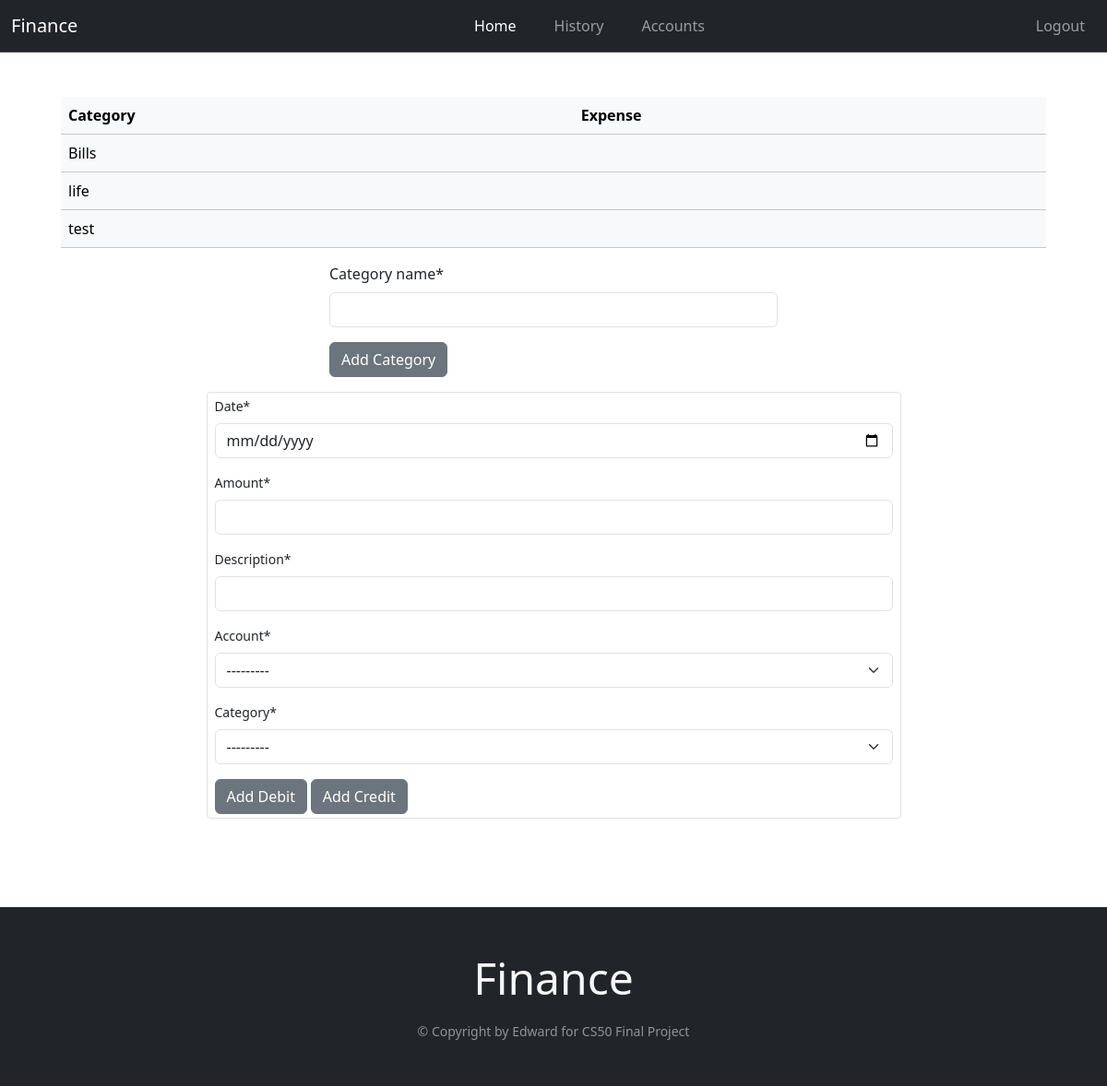
Before: / (signed in) with the older database file.
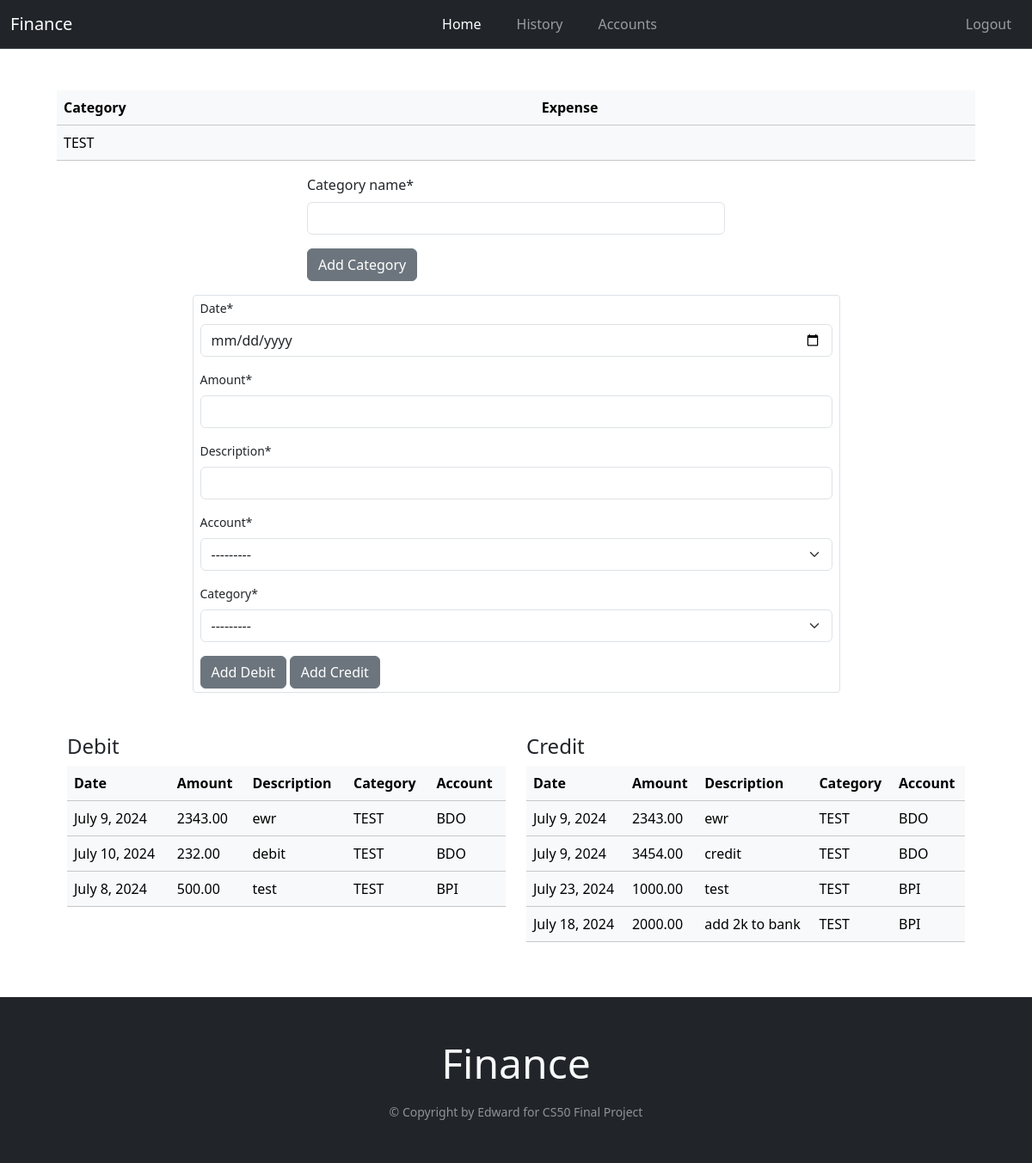
After: the same page with the newer database file.
### main/models.py (models this page shows)
class Category(models.Model):
    user = models.ForeignKey(User, related_name="category", null=True, on_delete=models.CASCADE)
    category_name = models.CharField(max_length=200)
    def __str__(self):
        return self.category_name
    class Meta:
        unique_together = 'user', 'category_name'

class Debit(models.Model):
    user = models.ForeignKey(User, related_name="debit", null=True, on_delete=models.CASCADE)
    date = models.DateField(auto_now=False, auto_now_add=False, null=True)
    amount = models.DecimalField(max_digits=10, decimal_places=2)
    description = models.CharField(max_length=300)
    account = models.ForeignKey(Accounts, related_name="acc", null=True, on_delete=models.PROTECT)
    category = models.ForeignKey(Category, related_name="cat", null=True, on_delete=models.PROTECT)

class Accounts(models.Model):
    user = models.ForeignKey(User, related_name="accounts", null=True, on_delete=models.CASCADE)
    account_name = models.CharField(max_length=200)
    balance = models.DecimalField(max_digits=13, decimal_places=2)
    def __str__(self):
        return self.account_name
    class Meta:
        unique_together = 'user', 'account_name'

class Credit(models.Model):
    user = models.ForeignKey(User, related_name="credit", null=True, on_delete=models.CASCADE)
    date = models.DateField(auto_now=False, auto_now_add=False, null=True)
    amount = models.DecimalField(max_digits=10, decimal_places=2)
    description = models.CharField(max_length=300)
    account = models.ForeignKey(Accounts, related_name="accCredit", null=True, on_delete=models.PROTECT)
    category = models.ForeignKey(Category, related_name="catCredit", null=True, on_delete=models.PROTECT)

### main/views.py (the view)
# urls.py: 2. Add a URL to urlpatterns:  path('', views.home, name='home')
@login_required(login_url="/login/")
def home(response):
    if response.method == "POST":
        formC = CreateNewCategory(response.POST)
        formD = CreateNewDebit(response.POST)
        if "add_category" in response.POST:
            if formC.is_valid():
                n = formC.cleaned_data["category_name"].upper()
                new = Category(category_name=n)
                new.save()
                try:
                    response.user.category.add(new)
                except IntegrityError as e:
                    print(e)
        if "add_expense" in response.POST:
            if formD.is_valid():
                data = get_values(formD)
                new = Debit(amount=data["amount"], description=data["description"], account=data["account"], category=data["category"], date=data["date"])
                new.save()
                account = Accounts.objects.get(account_name=data["account"])
                response.user.debit.add(new)
                account.balance -= data["amount"]
                account.save()
            else:
                print("not valid expense")
        if "add_credit" in response.POST:
            if formD.is_valid():
                data = get_values(formD)
                new = Credit(amount=data["amount"], description=data["description"], account=data["account"], category=data["category"], date=data["date"])
                new.save()
                account = Accounts.objects.get(account_name=data["account"])
                response.user.credit.add(new)
                account.balance += data["amount"]
                account.save()
            else:
                print("not valid expense")
        return redirect("/")
    else:
        formC = CreateNewCategory()
        formD = CreateNewDebit()
    return render(response, "main/home.html", {"formC": formC, "formD":formD})

### main/forms.py
class CreateNewCategory(forms.ModelForm):
    class Meta:
        model = Category
        exclude = ['user']

class CreateNewDebit(forms.ModelForm):
    class Meta:
        model = Debit
        exclude = ['user']
        widgets = {
            'date': DateInput()
        }

### main/templates/main/home.html (shortened to what the changed rows need)
{% extends "main/base.html" %}
{% load crispy_forms_tags %}
{% block content %}
    <div class="container">
        <div class="container-md">
            {% if user.category.all %}
                <table class="table table-hover table-light">
                    <thead>
                        <tr>
                            <th scope="col">Category</th>
                            <th scope="col">Expense</th>
                        </tr>
                    </thead>
                    <tbody>
                        {% for category in user.category.all %}
                            <tr>
                                <td>{{ category.category_name }}</td>
                                <td>{{ account.balance }}</td>
                            </tr>
                        {% endfor %}
                    </tbody>
                </table>
            {% else %}
                <p>Please add accounts to track first</p>
            {% endif %}
            <div class="container">
                <div class="row">
                    <div class="col">
                        {%if user.debit.all or user.debit.all %}
                            <h4>Debit</h4>
                            <table class="table table-hover table-light">
                                <thead>
                                    <tr>
                                        <th>Date</th>
                                        <th>Amount</th>
                                        <th>Description</th>
                                        <th>Category</th>
                                        <th>Account</th>
                                    </tr>
                                </thead>
                                <tbody>
                                    {% for debit in user.debit.all %}
                                        <tr>
                                            <td>{{ debit.date }}</td>
                                            <td>{{ debit.amount }}</td>
                                            <td>{{ debit.description }}</td>
                                            <td>{{ debit.category }}</td>
                                            <td>{{ debit.account }}</td>
                                        </tr>
                                    {% endfor %}
                                </tbody>
                            </table>
                        {% endif %}
                    </div>
                    <div class="col">
                        {%if user.debit.all or user.credit.all %}
                            <h4>Credit</h4>
                            <table class="table table-hover table-light">
                                <thead>
                                    <tr>
                                        <th>Date</th>
                                        <th>Amount</th>
                                        <th>Description</th>
                                        <th>Category</th>
                                        <th>Account</th>
                                    </tr>
                                </thead>
                                <tbody>
                                    {% for credit in user.credit.all %}
                                        <tr>
                                            <td>{{ credit.date }}</td>
                                            <td>{{ credit.amount }}</td>
                                            <td>{{ credit.description }}</td>
                                            <td>{{ credit.category }}</td>
                                            <td>{{ credit.account }}</td>
                                        </tr>
                                    {% endfor %}
                                </tbody>
                            </table>
                        {% endif %}
                    </div>
                </div>
            </div>
        </div>
    </div>
{% endblock %}

Changed rows visible on the page:
removed Category: category_name "Bills"
removed Category: category_name "life"
removed Category: category_name "test"
now on this page (row edited): Category: category_name "TEST"
added Debit: date "July 9, 2024", amount "2343.00", description "ewr", category "TEST", account "BDO"
added Debit: date "July 10, 2024", amount "232.00", description "debit", category "TEST", account "BDO"
added Debit: date "July 8, 2024", amount "500.00", description "test", category "TEST", account "BPI"
added Credit: date "July 9, 2024", amount "2343.00", description "ewr", category "TEST", account "BDO"
added Credit: date "July 9, 2024", amount "3454.00", description "credit", category "TEST", account "BDO"
added Credit: date "July 23, 2024", amount "1000.00", description "test", category "TEST", account "BPI"
added Credit: date "July 18, 2024", amount "2000.00", description "add 2k to bank", category "TEST", account "BPI"
Other visible differences:
text now shown: "Debit Date Amount Description Category Account Credit Date Amount Description Category Account"
